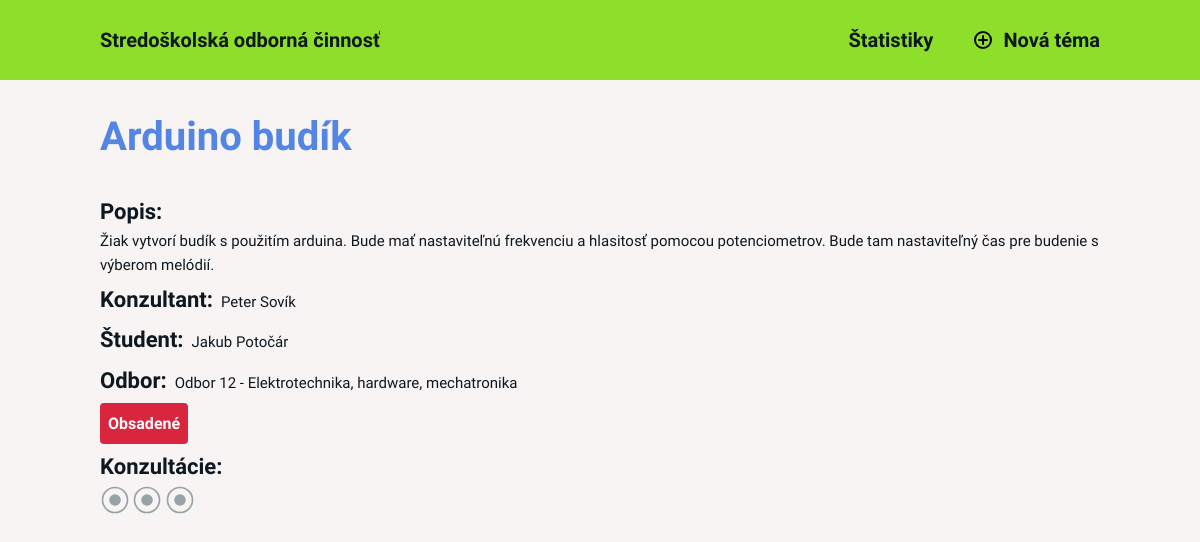
The page /tema/5 on the database as committed earlier.
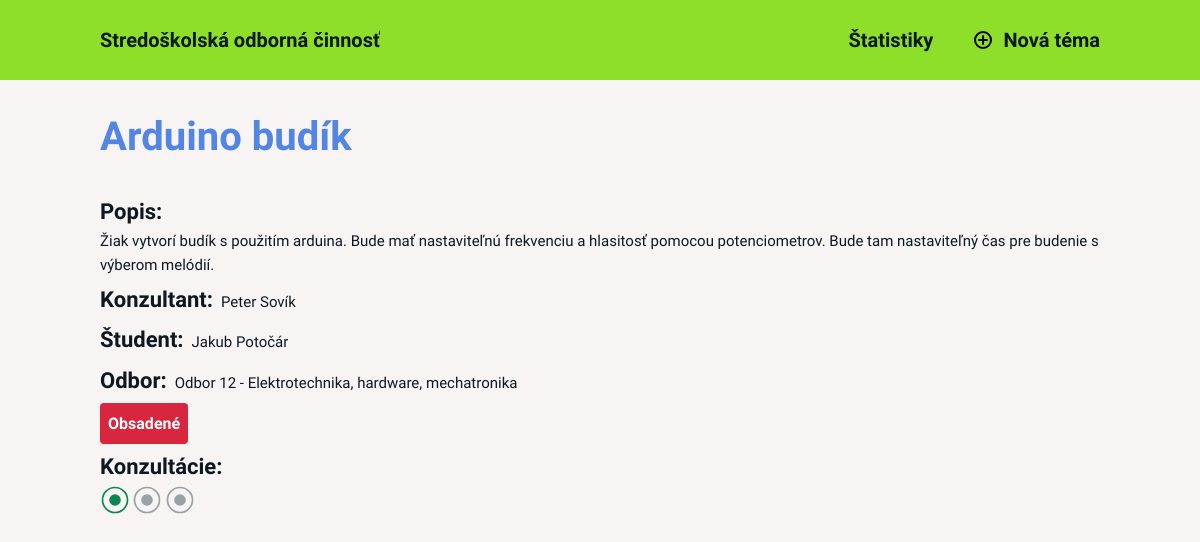
The same page on the database as committed later.
### soc/views.py (the view)
# urls.py: path('tema/<int:pk>', views.tema, name="tema"),
def tema(request, pk):
    tema = get_object_or_404(Tema, id=pk)
    range_filter = list(range(1,4))
    return render(request, 'soc/topic.html', {
        "tema" : tema,
        "range_filter" : range_filter
    })

### soc/models.py (called while the page is built)
    def __str__(self) -> str:
        return f"{self.meno} {self.priezvisko}"

    def __str__(self) -> str:
        return f"{self.meno} {self.priezvisko}"

    def __str__(self) -> str:
        return f"{self.nazov}"

    def __str__(self) -> str:
        return f"{self.nazov}"

### soc/templates/soc/topic.html (shortened to what this page needs)
{% extends "base.html" %}
{% load static %}
{% block style %}
<link rel="stylesheet" href="{% static "soc/css/topic.css" %}">
{% endblock style %}
{% block content %}
<h1 class="heading-container heading-primary">{{tema.nazov}}</h1>
<div class="overview">
    <div class="overview-item topic-overview">
        <div class="description-container info-container">
            <h2 class="heading-secondary">Popis:</h2>
            <div class="description-text info-text">{{tema.popis}}</div>
        </div>
        <div class="consultant-container info-container inline-container">
            <h2 class="heading-secondary">Konzultant:</h2>
            <div class="info-text teacher" data-id="{{ tema.konzultant.id }}"><a href="{% url "ucitel" tema.konzultant.id %}" class="link">{{tema.konzultant}}</a></div>
        </div>
        <div class="student-container info-container inline-container">
            <h2 class="heading-secondary">Študent:</h2>
            <div class="info-text student" data-id="{{ tema.student.id }}">
                {% if tema.student == None %}
                ---
                {% else %}
                <a href="{% url "student" tema.student.id %}" class="link">{{tema.student}}</a>
                {% endif %}
            </div>
        </div>
        <div class="department-container info-container inline-container">
            <h2 class="heading-secondary">Odbor:</h2>
            <div class="info-text department" data-id="{{ tema.odbor.id }}">{{tema.odbor}}</div>
        </div>
        <div class="info-container availability-container">
            <div class="availability
                    {% if tema.dostupnost.nazov == 'Obsadené' %}occupied{% endif %}
                    {% if tema.dostupnost.nazov == 'Čaká na schválenie' %}pending{% endif %} "
                data-id="{{ tema.dostupnost.id }}">
                {{ tema.dostupnost }}
            </div>
        </div>
        {% if tema.dostupnost.nazov == "Obsadené" %}
            <div class="info-container consultations-container">
                <h2 class="heading-secondary">Konzultácie: </h2>
                <div class="consultations">
                </div>
            </div>
        {% endif %}
    </div>
</div>
{% endblock content %}

Rows that differ between the two databases and show on the page:
changed Tema "Arduino budík": pocet_konzultacii 0 → 1 (drawn)
